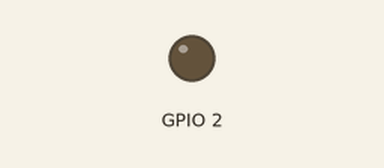
Recording of a sketch running on a simulated ESP32. Shown: output pins drawn as LEDs (lit = HIGH). What the sketch prints to the serial monitor is not drawn. At 1.0 s the program puts the board to deep sleep or switches it off; the recording ends there.

Above: at 0.1 s.
Timing chart, 0 to 1.0 s (numbered marks = the images above):
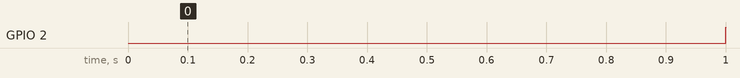

The sketch:

test_bat.ino
```cpp
float valor_calibracion = 0.945;
void setup(){
	pinMode(2, OUTPUT);
	Serial.begin(115200);
	Serial.setTimeout(2000);

	while(!Serial);

	Serial.print("\n\nVoltaje ADC: ");
    float voltaje = (((analogRead(0)*3.3)/1024)*valor_calibracion);
    Serial.println(voltaje);
    Serial.print("Porcentaje de batería: ");
    float porcentaje = (voltaje*100.0)/2.31;
    Serial.println(porcentaje);

	digitalWrite(2, LOW);
	delay(1000);
	digitalWrite(2, HIGH);
	ESP.deepSleep(5e6);
}

void loop(){
}
```

Measured:
- by itself, GPIO 2: LOW → HIGH at 1.0 s
